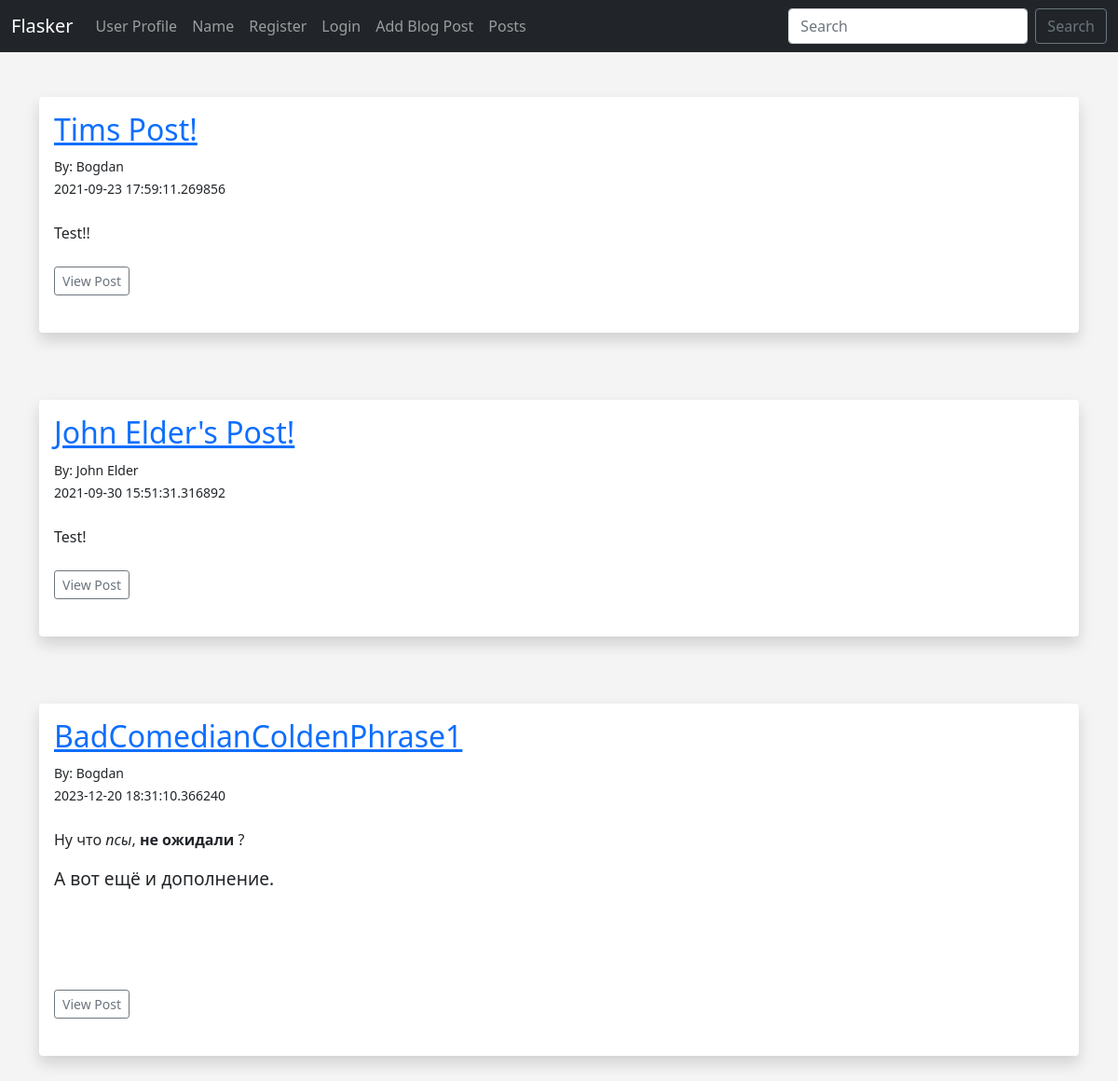
Page /posts on the earlier database version.
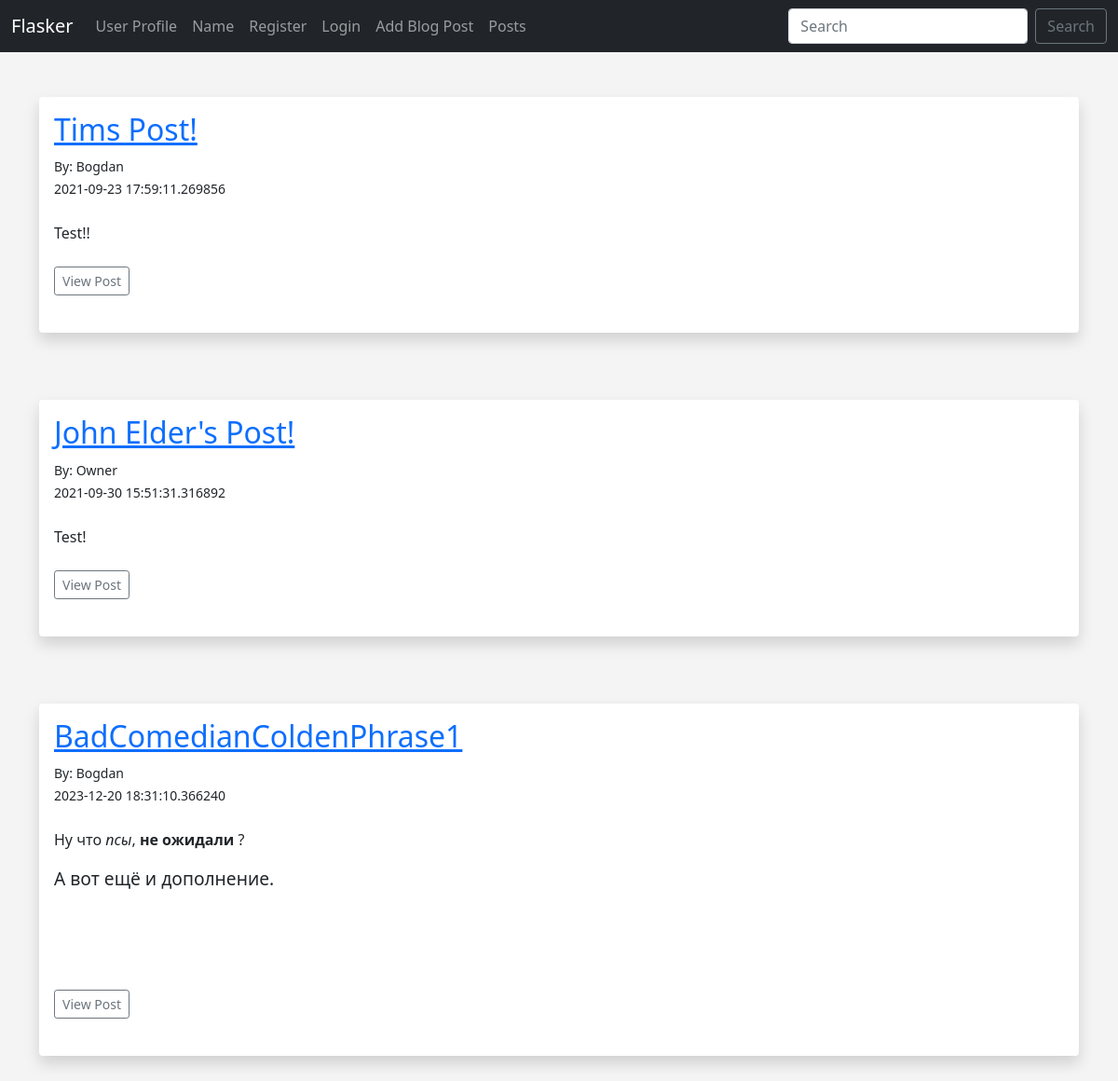
Same page on the later database version.
### hello.py (models this page shows, shortened)
class Posts(db.Model):
	id = db.Column(db.Integer, primary_key=True)
	title = db.Column(db.String(255))
	content = db.Column(db.Text)
	date_posted = db.Column(db.DateTime, default=datetime.utcnow)
	slug = db.Column(db.String(255))
	poster_id = db.Column(db.Integer, db.ForeignKey('users.id'))

class Users(db.Model, UserMixin):
	id = db.Column(db.Integer, primary_key=True)
	username = db.Column(db.String(20), nullable=False, unique=True)
	name = db.Column(db.String(200), nullable=False)
	email = db.Column(db.String(120), nullable=False, unique=True)
	favorite_color = db.Column(db.String(120))
	date_added = db.Column(db.DateTime, default=datetime.utcnow)
	password_hash = db.Column(db.String(128))
	posts = db.relationship('Posts', backref='poster')
	@property
	def password(self):
		raise AttributeError('password is not a readable attribute!')

### hello.py (the view)
@app.route('/posts')
def posts():
	posts = Posts.query.order_by(Posts.date_posted)
	return render_template("posts.html", posts=posts)

### webforms.py
class SearchForm(FlaskForm):
	searched = StringField("Searched", validators=[DataRequired()])
	submit = SubmitField("Submit")

### hello.py (called while the page is built)
@app.context_processor
def base():
	form = SearchForm()
	return dict(form=form)

### templates/posts.html (shortened to what this page needs)
{% extends 'base.html' %}
{% block content %}
<br/>
{% for post in posts %}
<div class="shadow p-3 mb-5 bg-body rounded">
	<h2><a href="{{ url_for('post', id=post.id)}}">{{ post.title }}</a></h2>
	<small>By: {{ post.poster.name }}<br/>
	{{ post.date_posted }}</small> <br/><br/>
	{{ post.content|safe }}
	<br/><br/>
	<a href="{{ url_for('post', id=post.id)}}" class="btn btn-outline-secondary btn-sm">View Post</a>
	<br/><br/>
</div>
<br/>
{% endfor %}
{% endblock %}

### templates/base.html (shortened to what this page needs)
<!doctype html>
<html lang="en">
  <head>
    <link href="https://cdn.jsdelivr.net/npm/bootstrap@5.0.0-beta1/dist/css/bootstrap.min.css" rel="stylesheet">
    <link href="{{ url_for('static', filename='css/style.css') }}" rel="stylesheet">
  </head>
  <body>
  	{% include 'navbar.html' %}
  	<br/>
  	<div class="container">
		{% block content %}
		{% endblock %}
	</div>
  </body>
</html>

### templates/navbar.html (shortened to what this page needs)
<nav class="navbar navbar-expand-lg navbar-dark bg-dark">
  <div class="container-fluid">
    <a class="navbar-brand" href="{{ url_for('index') }}">Flasker</a>
    <div class="collapse navbar-collapse" id="navbarSupportedContent">
      <ul class="navbar-nav me-auto mb-2 mb-lg-0">
        <li class="nav-item">
          <a class="nav-link" href="{{ url_for('user', name='John')}}">User Profile</a>
        </li>
        <li class="nav-item">
          <a class="nav-link" href="{{ url_for('name')}}">Name</a>
        </li>
        {% if current_user.is_authenticated %}
          <li class="nav-item">
            <a class="nav-link" href="{{ url_for('dashboard')}}">Dashboard</a>
          </li>
          <li class="nav-item">
            <a class="nav-link" href="{{ url_for('logout')}}">Logout</a>
          </li>
        {% else %}
          <li class="nav-item">
            <a class="nav-link" href="{{ url_for('add_user')}}">Register</a>
          </li>
          <li class="nav-item">
            <a class="nav-link" href="{{ url_for('login')}}">Login</a>
          </li>
        {% endif %}
        <li class="nav-item">
          <a class="nav-link" href="{{ url_for('add_post')}}">Add Blog Post</a>
        </li>
        <li class="nav-item">
          <a class="nav-link" href="{{ url_for('posts')}}">Posts</a>
        </li>
      </ul>
      <form method="POST" action="{{ url_for('search') }}" class="d-flex">
        <input class="form-control me-2" type="search" placeholder="Search" aria-label="Search" name="searched">
        <button class="btn btn-outline-secondary" type="submit">Search</button>
      </form>
    </div>
  </div>
</nav>

### static/css/style.css (style rules this page uses)
body { background: #f4f4f4; }

Differences in the rows shown:
changed through a linked row, Posts "John Elder's Post!": poster.name "John Elder" → "Owner"
